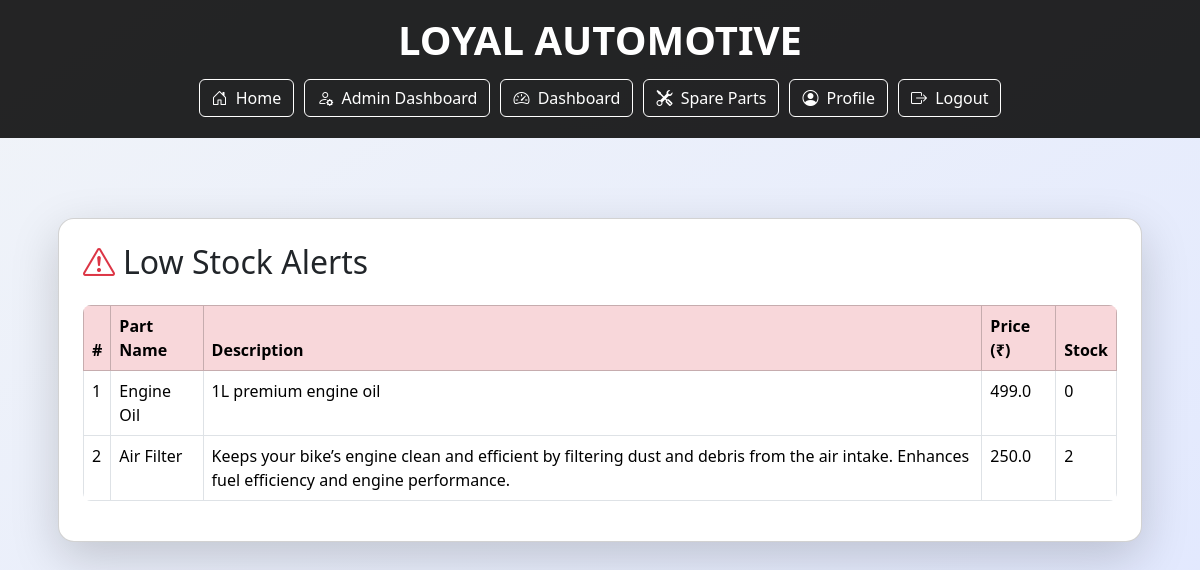
The app's page /admin/low-stock (signed in) with its own data.
### models.py (models this page shows)
class SparePart(db.Model):
    id = db.Column(db.Integer, primary_key=True)
    name = db.Column(db.String(100), nullable=False)
    description = db.Column(db.Text, nullable=True)
    price = db.Column(db.Float, nullable=False)
    stock = db.Column(db.Integer, nullable=False)
    image_url = db.Column(db.String(255), nullable=True)  # Optional image
    cart_items = db.relationship('Cart', backref='part', lazy=True)
    wishlist_items = db.relationship('Wishlist', backref='part', lazy=True)

### app.py (the view)
@app.route('/admin/low-stock')
@login_required
@role_required('admin')
def low_stock():
    low_stock_parts = SparePart.query.filter(SparePart.stock < 5).all()
    return render_template('admin/low_stock.html', parts=low_stock_parts)

### app.py (called while the page is built)
@login_manager.user_loader
def load_user(user_id):
    return User.query.get(int(user_id))

def role_required(*roles):
    def wrapper(f):
        @wraps(f)
        def decorated_function(*args, **kwargs):
            if current_user.role not in roles:
                abort(403)
            return f(*args, **kwargs)
        return decorated_function
    return wrapper

### templates/admin/low_stock.html
{% extends 'layout.html' %}
{% block content %}
<div class="container mt-5">
  <div class="card shadow-lg rounded-4 p-4">
    <h2 class="mb-4"><i class="bi bi-exclamation-triangle me-2 text-danger"></i>Low Stock Alerts</h2>
    {% if parts %}
      <table class="table table-hover table-bordered rounded-3 overflow-hidden">
        <thead class="table-danger">
          <tr>
            <th>#</th>
            <th>Part Name</th>
            <th>Description</th>
            <th>Price (₹)</th>
            <th>Stock</th>
          </tr>
        </thead>
        <tbody>
          {% for part in parts %}
            <tr>
              <td>{{ loop.index }}</td>
              <td>{{ part.name }}</td>
              <td>{{ part.description }}</td>
              <td>{{ part.price }}</td>
              <td>{{ part.stock }}</td>
            </tr>
          {% endfor %}
        </tbody>
      </table>
    {% else %}
      <p class="text-muted">All spare parts are sufficiently stocked.</p>
    {% endif %}
  </div>
</div>
{% endblock %}

### templates/layout.html (shortened to what this page needs)
<!DOCTYPE html>
<html lang="en">
<head>
  <link rel="stylesheet" href="https://cdn.jsdelivr.net/npm/bootstrap@5.3.3/dist/css/bootstrap.min.css">
  <link href="https://cdn.jsdelivr.net/npm/bootstrap-icons@1.10.5/font/bootstrap-icons.css" rel="stylesheet">
</head>
<body>
  <div class="navbar-container text-center">
    <h1 class="site-title">LOYAL AUTOMOTIVE</h1>
    <nav class="nav-btns d-flex justify-content-center flex-wrap">
      <a href="{{ url_for('home') }}" class="btn btn-outline-light"><i class="bi bi-house-door me-1"></i> Home</a>
      {% if current_user.is_authenticated %}
        {% if current_user.role == 'admin' %}
          <a href="{{ url_for('admin_dashboard') }}" class="btn btn-outline-light">
            <i class="bi bi-person-gear me-1"></i> Admin Dashboard
          </a>
        {% endif %}
        <a href="{{ url_for('dashboard') }}" class="btn btn-outline-light"><i class="bi bi-speedometer2 me-1"></i> Dashboard</a>
        <a href="{{ url_for('spare_parts') }}" class="btn btn-outline-light"><i class="bi bi-tools me-1"></i> Spare Parts</a>
        <a href="{{ url_for('profile') }}" class="btn btn-outline-light"><i class="bi bi-person-circle me-1"></i> Profile</a>
        <a href="{{ url_for('logout') }}" class="btn btn-outline-light"><i class="bi bi-box-arrow-right me-1"></i> Logout</a>
      {% else %}
        <a href="{{ url_for('login') }}" class="btn btn-outline-light"><i class="bi bi-box-arrow-in-right me-1"></i> Login</a>
        <a href="{{ url_for('register') }}" class="btn btn-outline-light"><i class="bi bi-person-plus me-1"></i> Register</a>
      {% endif %}
    </nav>
  </div>
  <div class="container main-content">
    {% block content %}{% endblock %}
  </div>
</body>
</html>

### templates/layout.html (style rules this page uses)
body { background: linear-gradient(to bottom right, #f1f4f8, #e0e7ff); min-height: 100vh; margin: 0; padding: 0; }
.navbar-container { background-color: rgba(0, 0, 0, 0.85); padding: 1rem 0.5rem; }
.navbar-container .btn { margin: 5px; color: #fff !important; border-color: #fff; }
h1.site-title { color: #ffffff; font-weight: 700; margin-bottom: 10px; }
.main-content { padding: 2rem 1rem; }

### records on screen
SparePart: name "Engine Oil", description "1L premium engine oil", price "499.0", stock "0"
SparePart: name "Air Filter", description "Keeps your bike’s engine clean and efficient by filtering dust and debris from the air intake. Enhances fuel efficiency and engine performance.", price "250.0", stock "2"
